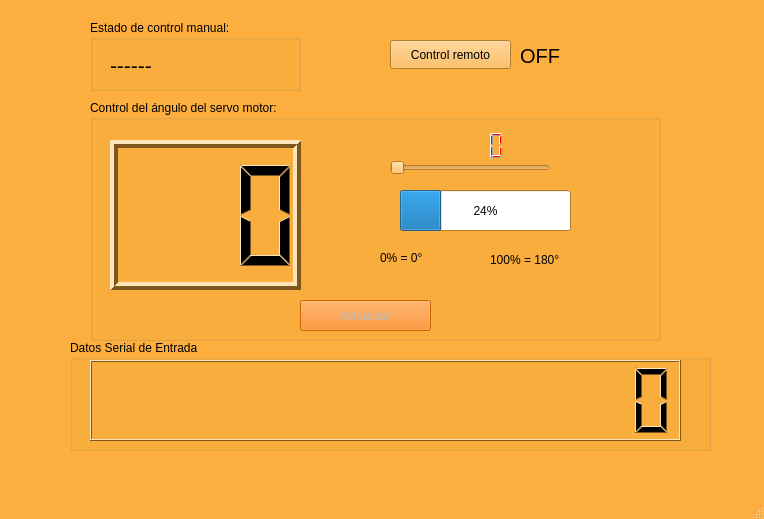
<?xml version="1.0" encoding="UTF-8"?>
<ui version="4.0">
 <class>MainWindow</class>
 <widget class="QMainWindow" name="MainWindow">
  <property name="geometry">
   <rect>
    <x>0</x>
    <y>0</y>
    <width>764</width>
    <height>519</height>
   </rect>
  </property>
  <property name="palette">
   <palette>
    <active>
     <colorrole role="Button">
      <brush brushstyle="SolidPattern">
       <color alpha="255">
        <red>252</red>
        <green>175</green>
        <blue>62</blue>
       </color>
      </brush>
     </colorrole>
     <colorrole role="Light">
      <brush brushstyle="SolidPattern">
       <color alpha="255">
        <red>255</red>
        <green>227</green>
        <blue>186</blue>
       </color>
      </brush>
     </colorrole>
     <colorrole role="Midlight">
      <brush brushstyle="SolidPattern">
       <color alpha="255">
        <red>253</red>
        <green>201</green>
        <blue>124</blue>
       </color>
      </brush>
     </colorrole>
     <colorrole role="Dark">
      <brush brushstyle="SolidPattern">
       <color alpha="255">
        <red>126</red>
        <green>87</green>
        <blue>31</blue>
       </color>
      </brush>
     </colorrole>
     <colorrole role="Mid">
      <brush brushstyle="SolidPattern">
       <color alpha="255">
        <red>168</red>
        <green>117</green>
        <blue>41</blue>
       </color>
      </brush>
     </colorrole>
     <colorrole role="Window">
      <brush brushstyle="SolidPattern">
       <color alpha="255">
        <red>252</red>
        <green>175</green>
        <blue>62</blue>
       </color>
      </brush>
     </colorrole>
     <colorrole role="Shadow">
      <brush brushstyle="SolidPattern">
       <color alpha="255">
        <red>0</red>
        <green>0</green>
        <blue>0</blue>
       </color>
      </brush>
     </colorrole>
     <colorrole role="AlternateBase">
      <brush brushstyle="SolidPattern">
       <color alpha="255">
        <red>253</red>
        <green>215</green>
        <blue>158</blue>
       </color>
      </brush>
     </colorrole>
    </active>
    <inactive>
     <colorrole role="Button">
      <brush brushstyle="SolidPattern">
       <color alpha="255">
        <red>252</red>
        <green>175</green>
        <blue>62</blue>
       </color>
      </brush>
     </colorrole>
     <colorrole role="Light">
      <brush brushstyle="SolidPattern">
       <color alpha="255">
        <red>255</red>
        <green>227</green>
        <blue>186</blue>
       </color>
      </brush>
     </colorrole>
     <colorrole role="Midlight">
      <brush brushstyle="SolidPattern">
       <color alpha="255">
        <red>253</red>
        <green>201</green>
        <blue>124</blue>
       </color>
      </brush>
     </colorrole>
     <colorrole role="Dark">
      <brush brushstyle="SolidPattern">
       <color alpha="255">
        <red>126</red>
        <green>87</green>
        <blue>31</blue>
       </color>
      </brush>
     </colorrole>
     <colorrole role="Mid">
      <brush brushstyle="SolidPattern">
       <color alpha="255">
        <red>168</red>
        <green>117</green>
        <blue>41</blue>
       </color>
      </brush>
     </colorrole>
     <colorrole role="Window">
      <brush brushstyle="SolidPattern">
       <color alpha="255">
        <red>252</red>
        <green>175</green>
        <blue>62</blue>
       </color>
      </brush>
     </colorrole>
     <colorrole role="Shadow">
      <brush brushstyle="SolidPattern">
       <color alpha="255">
        <red>0</red>
        <green>0</green>
        <blue>0</blue>
       </color>
      </brush>
     </colorrole>
     <colorrole role="AlternateBase">
      <brush brushstyle="SolidPattern">
       <color alpha="255">
        <red>253</red>
        <green>215</green>
        <blue>158</blue>
       </color>
      </brush>
     </colorrole>
    </inactive>
    <disabled>
     <colorrole role="Button">
      <brush brushstyle="SolidPattern">
       <color alpha="255">
        <red>252</red>
        <green>175</green>
        <blue>62</blue>
       </color>
      </brush>
     </colorrole>
     <colorrole role="Light">
      <brush brushstyle="SolidPattern">
       <color alpha="255">
        <red>255</red>
        <green>227</green>
        <blue>186</blue>
       </color>
      </brush>
     </colorrole>
     <colorrole role="Midlight">
      <brush brushstyle="SolidPattern">
       <color alpha="255">
        <red>253</red>
        <green>201</green>
        <blue>124</blue>
       </color>
      </brush>
     </colorrole>
     <colorrole role="Dark">
      <brush brushstyle="SolidPattern">
       <color alpha="255">
        <red>126</red>
        <green>87</green>
        <blue>31</blue>
       </color>
      </brush>
     </colorrole>
     <colorrole role="Mid">
      <brush brushstyle="SolidPattern">
       <color alpha="255">
        <red>168</red>
        <green>117</green>
        <blue>41</blue>
       </color>
      </brush>
     </colorrole>
     <colorrole role="Window">
      <brush brushstyle="SolidPattern">
       <color alpha="255">
        <red>252</red>
        <green>175</green>
        <blue>62</blue>
       </color>
      </brush>
     </colorrole>
     <colorrole role="Shadow">
      <brush brushstyle="SolidPattern">
       <color alpha="255">
        <red>0</red>
        <green>0</green>
        <blue>0</blue>
       </color>
      </brush>
     </colorrole>
     <colorrole role="AlternateBase">
      <brush brushstyle="SolidPattern">
       <color alpha="255">
        <red>252</red>
        <green>175</green>
        <blue>62</blue>
       </color>
      </brush>
     </colorrole>
    </disabled>
   </palette>
  </property>
  <property name="font">
   <font>
    <pointsize>9</pointsize>
   </font>
  </property>
  <property name="windowTitle">
   <string>MainWindow</string>
  </property>
  <widget class="QWidget" name="centralwidget">
   <widget class="QGroupBox" name="groupBox">
    <property name="geometry">
     <rect>
      <x>90</x>
      <y>100</y>
      <width>571</width>
      <height>241</height>
     </rect>
    </property>
    <property name="palette">
     <palette>
      <active/>
      <inactive/>
      <disabled/>
     </palette>
    </property>
    <property name="title">
     <string>Control del ángulo del servo motor:</string>
    </property>
    <widget class="QLCDNumber" name="lcdNumber">
     <property name="geometry">
      <rect>
       <x>20</x>
       <y>40</y>
       <width>191</width>
       <height>150</height>
      </rect>
     </property>
     <property name="frameShape">
      <enum>QFrame::Box</enum>
     </property>
     <property name="lineWidth">
      <number>4</number>
     </property>
     <property name="digitCount">
      <number>3</number>
     </property>
     <property name="value" stdset="0">
      <double>0.000000000000000</double>
     </property>
    </widget>
    <widget class="QLabel" name="label">
     <property name="geometry">
      <rect>
       <x>290</x>
       <y>150</y>
       <width>71</width>
       <height>16</height>
      </rect>
     </property>
     <property name="text">
      <string>0% = 0° </string>
     </property>
    </widget>
    <widget class="QLabel" name="label_2">
     <property name="geometry">
      <rect>
       <x>400</x>
       <y>150</y>
       <width>101</width>
       <height>20</height>
      </rect>
     </property>
     <property name="text">
      <string>100% = 180° </string>
     </property>
    </widget>
    <widget class="QProgressBar" name="progressBar">
     <property name="geometry">
      <rect>
       <x>310</x>
       <y>90</y>
       <width>171</width>
       <height>41</height>
      </rect>
     </property>
     <property name="value">
      <number>24</number>
     </property>
    </widget>
    <widget class="QSlider" name="horizontalSlider">
     <property name="enabled">
      <bool>false</bool>
     </property>
     <property name="geometry">
      <rect>
       <x>300</x>
       <y>60</y>
       <width>160</width>
       <height>16</height>
      </rect>
     </property>
     <property name="maximum">
      <number>180</number>
     </property>
     <property name="pageStep">
      <number>1</number>
     </property>
     <property name="orientation">
      <enum>Qt::Horizontal</enum>
     </property>
    </widget>
    <widget class="QPushButton" name="pushButton_2">
     <property name="enabled">
      <bool>false</bool>
     </property>
     <property name="geometry">
      <rect>
       <x>210</x>
       <y>200</y>
       <width>131</width>
       <height>31</height>
      </rect>
     </property>
     <property name="palette">
      <palette>
       <active>
        <colorrole role="Button">
         <brush brushstyle="SolidPattern">
          <color alpha="255">
           <red>245</red>
           <green>121</green>
           <blue>0</blue>
          </color>
         </brush>
        </colorrole>
        <colorrole role="Light">
         <brush brushstyle="SolidPattern">
          <color alpha="255">
           <red>255</red>
           <green>183</green>
           <blue>112</blue>
          </color>
         </brush>
        </colorrole>
        <colorrole role="Midlight">
         <brush brushstyle="SolidPattern">
          <color alpha="255">
           <red>250</red>
           <green>152</green>
           <blue>56</blue>
          </color>
         </brush>
        </colorrole>
        <colorrole role="Dark">
         <brush brushstyle="SolidPattern">
          <color alpha="255">
           <red>122</red>
           <green>60</green>
           <blue>0</blue>
          </color>
         </brush>
        </colorrole>
        <colorrole role="Mid">
         <brush brushstyle="SolidPattern">
          <color alpha="255">
           <red>163</red>
           <green>80</green>
           <blue>0</blue>
          </color>
         </brush>
        </colorrole>
        <colorrole role="Window">
         <brush brushstyle="SolidPattern">
          <color alpha="255">
           <red>245</red>
           <green>121</green>
           <blue>0</blue>
          </color>
         </brush>
        </colorrole>
        <colorrole role="Shadow">
         <brush brushstyle="SolidPattern">
          <color alpha="255">
           <red>0</red>
           <green>0</green>
           <blue>0</blue>
          </color>
         </brush>
        </colorrole>
        <colorrole role="AlternateBase">
         <brush brushstyle="SolidPattern">
          <color alpha="255">
           <red>250</red>
           <green>188</green>
           <blue>127</blue>
          </color>
         </brush>
        </colorrole>
       </active>
       <inactive>
        <colorrole role="Button">
         <brush brushstyle="SolidPattern">
          <color alpha="255">
           <red>245</red>
           <green>121</green>
           <blue>0</blue>
          </color>
         </brush>
        </colorrole>
        <colorrole role="Light">
         <brush brushstyle="SolidPattern">
          <color alpha="255">
           <red>255</red>
           <green>183</green>
           <blue>112</blue>
          </color>
         </brush>
        </colorrole>
        <colorrole role="Midlight">
         <brush brushstyle="SolidPattern">
          <color alpha="255">
           <red>250</red>
           <green>152</green>
           <blue>56</blue>
          </color>
         </brush>
        </colorrole>
        <colorrole role="Dark">
         <brush brushstyle="SolidPattern">
          <color alpha="255">
           <red>122</red>
           <green>60</green>
           <blue>0</blue>
          </color>
         </brush>
        </colorrole>
        <colorrole role="Mid">
         <brush brushstyle="SolidPattern">
          <color alpha="255">
           <red>163</red>
           <green>80</green>
           <blue>0</blue>
          </color>
         </brush>
        </colorrole>
        <colorrole role="Window">
         <brush brushstyle="SolidPattern">
          <color alpha="255">
           <red>245</red>
           <green>121</green>
           <blue>0</blue>
          </color>
         </brush>
        </colorrole>
        <colorrole role="Shadow">
         <brush brushstyle="SolidPattern">
          <color alpha="255">
           <red>0</red>
           <green>0</green>
           <blue>0</blue>
          </color>
         </brush>
        </colorrole>
        <colorrole role="AlternateBase">
         <brush brushstyle="SolidPattern">
          <color alpha="255">
           <red>250</red>
           <green>188</green>
           <blue>127</blue>
          </color>
         </brush>
        </colorrole>
       </inactive>
       <disabled>
        <colorrole role="Button">
         <brush brushstyle="SolidPattern">
          <color alpha="255">
           <red>245</red>
           <green>121</green>
           <blue>0</blue>
          </color>
         </brush>
        </colorrole>
        <colorrole role="Light">
         <brush brushstyle="SolidPattern">
          <color alpha="255">
           <red>255</red>
           <green>183</green>
           <blue>112</blue>
          </color>
         </brush>
        </colorrole>
        <colorrole role="Midlight">
         <brush brushstyle="SolidPattern">
          <color alpha="255">
           <red>250</red>
           <green>152</green>
           <blue>56</blue>
          </color>
         </brush>
        </colorrole>
        <colorrole role="Dark">
         <brush brushstyle="SolidPattern">
          <color alpha="255">
           <red>122</red>
           <green>60</green>
           <blue>0</blue>
          </color>
         </brush>
        </colorrole>
        <colorrole role="Mid">
         <brush brushstyle="SolidPattern">
          <color alpha="255">
           <red>163</red>
           <green>80</green>
           <blue>0</blue>
          </color>
         </brush>
        </colorrole>
        <colorrole role="Window">
         <brush brushstyle="SolidPattern">
          <color alpha="255">
           <red>245</red>
           <green>121</green>
           <blue>0</blue>
          </color>
         </brush>
        </colorrole>
        <colorrole role="Shadow">
         <brush brushstyle="SolidPattern">
          <color alpha="255">
           <red>0</red>
           <green>0</green>
           <blue>0</blue>
          </color>
         </brush>
        </colorrole>
        <colorrole role="AlternateBase">
         <brush brushstyle="SolidPattern">
          <color alpha="255">
           <red>245</red>
           <green>121</green>
           <blue>0</blue>
          </color>
         </brush>
        </colorrole>
       </disabled>
      </palette>
     </property>
     <property name="text">
      <string>Actualizar</string>
     </property>
    </widget>
    <widget class="QLCDNumber" name="lcdNumber_3">
     <property name="geometry">
      <rect>
       <x>330</x>
       <y>30</y>
       <width>111</width>
       <height>31</height>
      </rect>
     </property>
     <property name="font">
      <font>
       <pointsize>15</pointsize>
       <bold>true</bold>
      </font>
     </property>
     <property name="styleSheet">
      <string notr="true">color: rgb(255, 0, 0);</string>
     </property>
     <property name="frameShape">
      <enum>QFrame::NoFrame</enum>
     </property>
     <property name="digitCount">
      <number>4</number>
     </property>
    </widget>
   </widget>
   <widget class="QGroupBox" name="groupBox_2">
    <property name="geometry">
     <rect>
      <x>90</x>
      <y>20</y>
      <width>211</width>
      <height>71</height>
     </rect>
    </property>
    <property name="palette">
     <palette>
      <active/>
      <inactive/>
      <disabled/>
     </palette>
    </property>
    <property name="title">
     <string>Estado de control manual:</string>
    </property>
    <widget class="QLabel" name="label_3">
     <property name="geometry">
      <rect>
       <x>20</x>
       <y>20</y>
       <width>201</width>
       <height>51</height>
      </rect>
     </property>
     <property name="font">
      <font>
       <family>MS Shell Dlg 2</family>
       <pointsize>16</pointsize>
      </font>
     </property>
     <property name="text">
      <string>------</string>
     </property>
    </widget>
   </widget>
   <widget class="QPushButton" name="pushButton">
    <property name="geometry">
     <rect>
      <x>390</x>
      <y>40</y>
      <width>121</width>
      <height>29</height>
     </rect>
    </property>
    <property name="text">
     <string>Control remoto</string>
    </property>
   </widget>
   <widget class="QLabel" name="label_4">
    <property name="geometry">
     <rect>
      <x>520</x>
      <y>40</y>
      <width>63</width>
      <height>31</height>
     </rect>
    </property>
    <property name="font">
     <font>
      <pointsize>15</pointsize>
     </font>
    </property>
    <property name="text">
     <string>OFF</string>
    </property>
   </widget>
   <widget class="QGroupBox" name="groupBox_3">
    <property name="geometry">
     <rect>
      <x>70</x>
      <y>340</y>
      <width>641</width>
      <height>111</height>
     </rect>
    </property>
    <property name="title">
     <string>Datos Serial de Entrada</string>
    </property>
    <widget class="QLCDNumber" name="lcdNumber_2">
     <property name="geometry">
      <rect>
       <x>20</x>
       <y>20</y>
       <width>591</width>
       <height>81</height>
      </rect>
     </property>
     <property name="digitCount">
      <number>15</number>
     </property>
    </widget>
   </widget>
  </widget>
  <widget class="QMenuBar" name="menubar">
   <property name="geometry">
    <rect>
     <x>0</x>
     <y>0</y>
     <width>764</width>
     <height>26</height>
    </rect>
   </property>
  </widget>
  <widget class="QStatusBar" name="statusbar"/>
 </widget>
 <resources/>
 <connections/>
</ui>
